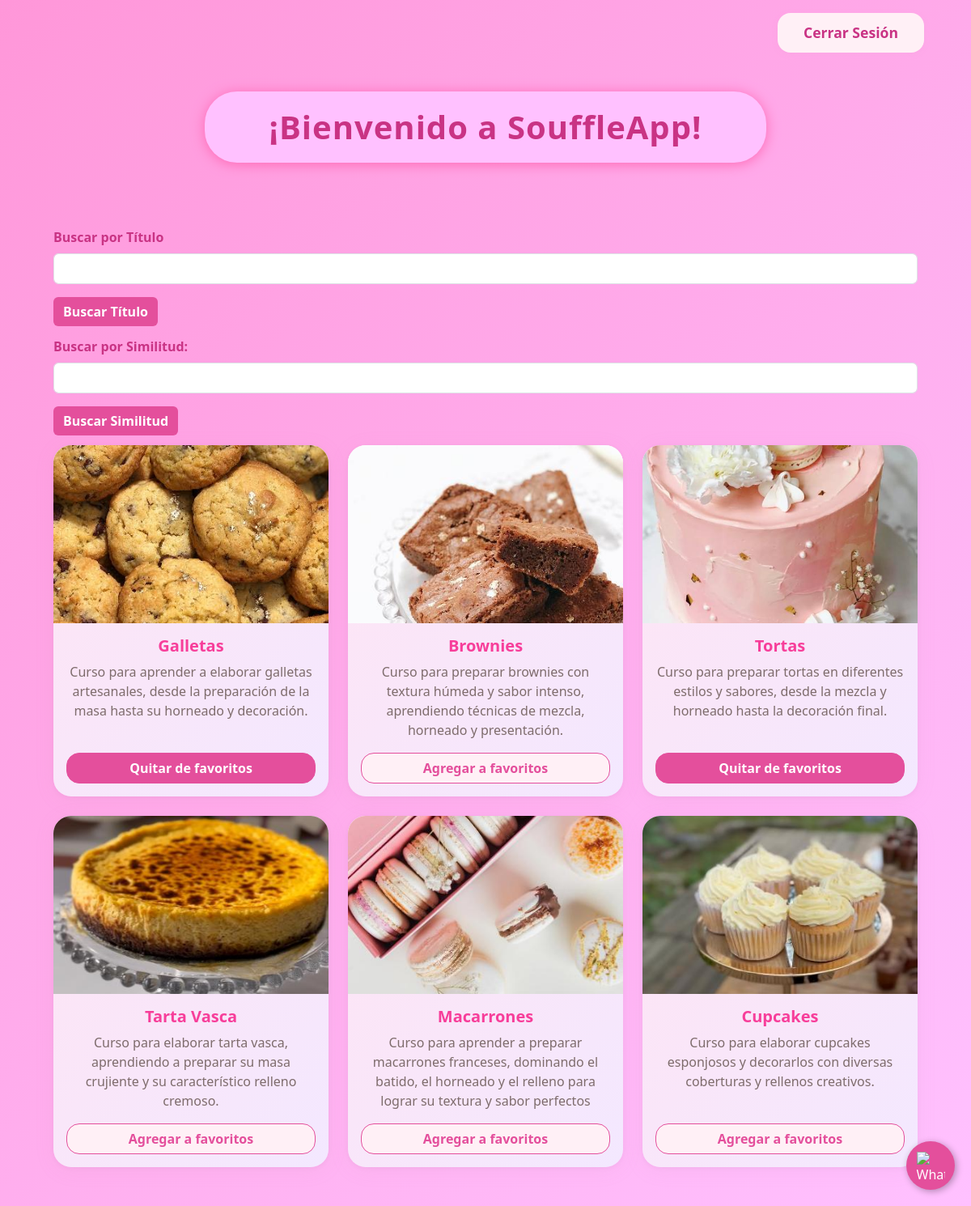
/home/ (signed in), run on the app's committed database.
### souffleApp/models.py (models this page shows, shortened)
class SouffleApp(models.Model):
    title = models.CharField(max_length=100)
    description = models.CharField(max_length=250)
    long_description = models.TextField(blank=True)
    duration = models.CharField(max_length=50, blank=True)
    learning_outcomes = models.TextField(blank=True)
    materials = models.TextField(blank=True)
    ingredients = models.TextField(blank=True)
    price = models.CharField(max_length=150, blank=True)
    image = models.ImageField(upload_to='souffleApp/images/')
    embedding = models.BinaryField(null=True, blank=True)

### souffleApp/views.py (the view, shortened to what this page needs)
# urls.py: 2. Add a URL to urlpatterns:  path('', views.home, name='home')
def home(request):
    souffleApp = SouffleApp.objects.all()
    searchTerm = request.GET.get('searchCourse')
    semanticQuery = request.GET.get('semanticQuery')
    best_course = None
    similarity = None
    if searchTerm:
        souffleApp = souffleApp.filter(title__icontains=searchTerm)
    favorite_ids = []
    if request.user.is_authenticated:
        favorite_ids = list(
            Favorite.objects.filter(user=request.user).values_list('curso_id', flat=True)
        )
    return render(
        request,
        'souffleApp/home.html',
        {
            'souffleApp': souffleApp,
            'searchTerm': searchTerm,
            'semanticQuery': semanticQuery,
            'best_course': best_course,
            'similarity': similarity,
            'favorite_ids': favorite_ids,
            'is_admin': is_admin_user(request.user),
        },
    )

### souffleApp/templates/souffleApp/home.html (shortened to what this page needs)
    <!DOCTYPE html>
<html lang="es">
<head>
    <link href="https://cdn.jsdelivr.net/npm/bootstrap@5.3.7/dist/css/bootstrap.min.css" rel="stylesheet">
</head>
{% include 'souffleApp/whatsapp_button.html' %}
    <body>
        <div class="container mt-3">
            <div class="d-flex justify-content-end">
                {% if user.is_authenticated %}
                    <form action="{% url 'logout' %}" method="POST">
                        <button type="submit" class="nav-btn logout-btn">Cerrar Sesión</button>
                    </form>
                {% endif %}
            </div>
        <div class="container py-5">
            <div class="d-flex justify-content-center mb-5">
                <h1 class="souffle-title">¡Bienvenido a SouffleApp!</h1>
            </div>
            <div class="container">
    <form action="">
        <div class="mb-3">
            <label for="searchCourse" class="form-label search-label">
                Buscar por Título
            </label>
            <input type="text" class="form-control" name="searchCourse"/>
        </div>
        <button type="submit" class="btn btn-primary btn-search">Buscar Título</button>
    </form>
    <form action="">
        <div class="mb-3">
            <label for="semanticQuery" class="form-label search-label">
                Buscar por Similitud:
            </label>
            <input type="text" class="form-control" name="semanticQuery"/>
        </div>
        <button type="submit" class="btn btn-primary btn-search">Buscar Similitud</button>
    </form>
            <div class="row justify-content-center g-4">
                {% for curso in souffleApp %}
                <div class="col-12 col-sm-6 col-md-4 col-lg-4 d-flex justify-content-center">
                    <div class="card h-100 position-relative" style="width: 22rem;">
                        <a href="{% url 'curso_detail' curso.id %}" class="course-link">
                            <img src="{{ curso.image.url }}" class="card-img-top" alt="{{ curso.title }}" style="height: 220px; object-fit: cover;">
                        </a>
                        <div class="card-body d-flex flex-column align-items-center text-center">
                            <a href="{% url 'curso_detail' curso.id %}" class="course-link">
                                <h5 class="card-title">{{ curso.title }}</h5>
                            </a>
                            <p class="card-text">{{ curso.description }}</p>
                            <form method="post" action="{% url 'toggle_favorite' curso.id %}" class="mt-auto w-100">
                                <button type="submit" class="btn btn-favorite {% if curso.id in favorite_ids %}btn-favorite-active{% endif %} w-100">
                                    {% if curso.id in favorite_ids %}
                                        Quitar de favoritos
                                    {% else %}
                                        Agregar a favoritos
                                    {% endif %}
                                </button>
                            </form>
                        </div>
                    </div>
                </div>
                {% empty %}
                <div class="col-12">
                    <p class="text-center text-muted">No se encontraron cursos que coincidan con tu búsqueda.</p>
                </div>
                {% endfor %}
            </div>
        </div>
    </body>
</html>

### souffleApp/templates/souffleApp/home.html (style rules this page uses)
body { background: linear-gradient(135deg, #ff97d9 0%, #ffc1ff 100%); min-height: 100vh; }
.souffle-title { font-family: 'Segoe UI', Arial, sans-serif; font-weight: 800; color: #C93384; letter-spacing: 1px; margin-bottom: 2rem; background: #ffc1ff; display: inline-block; padding: 0.5em 2em; border-radius: 1em; box-shadow: 0 2px 16px #ff69b4; }
.card { border: none; border-radius: 22px; transition: transform 0.2s, box-shadow 0.2s; box-shadow: 0 4px 24px rgba(210,145,188,0.10), 0 1.5px 6px rgba(0,0,0,0.04); background: linear-gradient(135deg, #ffe4f3 0%, #f3e8ff 100%); }
.card-title { color: #f73e9a; font-weight: 700; margin-bottom: 0.5rem; }
.card-text { color: #7e6c6c; font-size: 1rem; }
.card-img-top { border-top-left-radius: 22px; border-top-right-radius: 22px; background: #fff0f6; }
.logout-btn { margin-right: 1rem; }
.nav-btn { color: #C93384; background: #fff0f6; border: none; border-radius: 1rem; padding: 0.7rem 2rem; margin-left: 1rem; font-weight: 700; font-size: 1.1rem; text-decoration: none; box-shadow: 0 2px 8px rgba(210,145,188,0.08); transition: background 0.2s, color 0.2s, transform 0.2s; }
.course-link { text-decoration: none; color: inherit; display: block; }
.btn-favorite { background: #fff0f6; border: 1px solid #e44f9c; color: #e44f9c; font-weight: 600; border-radius: 1rem; transition: background 0.2s, color 0.2s, transform 0.2s; }
.btn-favorite-active { background: #e44f9c; color: #fff; }
.search-label { font-weight: bold; color: #C93384; }
.btn-search { background: #e44f9c; border: none; color: #fff; font-weight: 600; transition: background 0.2s, transform 0.2s; margin-bottom: 0.8rem; }

### data on the page
SouffleApp: image (picture), title "Galletas", description "Curso para aprender a elaborar galletas artesanales, desde la preparación de la masa hasta su horneado y decoración.", shows "Quitar de favoritos"
SouffleApp: image (picture), title "Brownies", description "Curso para preparar brownies con textura húmeda y sabor intenso, aprendiendo técnicas de mezcla, horneado y presentación.", shows "Agregar a favoritos"
SouffleApp: image (picture), title "Tortas", description "Curso para preparar tortas en diferentes estilos y sabores, desde la mezcla y horneado hasta la decoración final.", shows "Quitar de favoritos"
SouffleApp: image (picture), title "Tarta Vasca", description "Curso para elaborar tarta vasca, aprendiendo a preparar su masa crujiente y su característico relleno cremoso.", shows "Agregar a favoritos"
SouffleApp: image (picture), title "Macarrones", description "Curso para aprender a preparar macarrones franceses, dominando el batido, el horneado y el relleno para lograr su textura y sabor perfectos", shows "Agregar a favoritos"
SouffleApp: image (picture), title "Cupcakes", description "Curso para elaborar cupcakes esponjosos y decorarlos con diversas coberturas y rellenos creativos.", shows "Agregar a favoritos"
